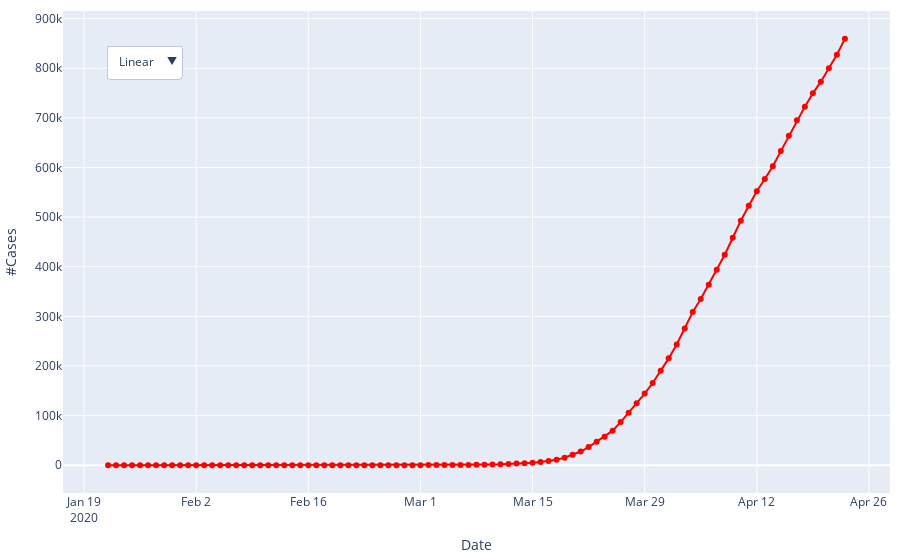

Notebook code cell kept with this figure:
### Markdown cell above
Now we will start using plotly to make interactive plots we can show on a web site. For this first one, we will show the same time-series data, but in one plot with a dropdown menu that lets you select log or linear y axis. Ironically, *these plotly graphs will not show* when you are viewing this notebook in Github you need to run it in interactive mode.

### Code cell
# Plot in plotly with dropdown to select log vs linear
fig_time_dropit = go.Figure()
fig_time_dropit.add_trace(go.Scatter(x = covid_time['date'], y = covid_time['cases'],
                    mode='lines+markers',
                    name='Covid over Time',
                    line_color='red'))

fig_time_dropit.update_layout(
    updatemenus=[
        dict(
            buttons=list([
                dict(label="Linear",
                    method="update",
                    args = [{'title': 'Linear scale'},
                            {'yaxis': {'type': 'linear'}}] ),
                dict(label="Log",
                    method="update",
                    args = [{'title': 'Log scale'},
                            {'yaxis': {'type': 'log'}}] )
            ]),
            direction="down",
            pad={"l": 10, "b": 10, "r": 10, "t": 10},
            showactive=True,
            x=0.04,
            xanchor="left",
            y=0.95,
            yanchor="top"),
    ],
    xaxis_title = "Date",
    yaxis_title = "#Cases",
    margin=dict(
        l=10,
        r=10,
        b=10,
        t=10,
        pad=0
    ),
)
fig_time_dropit.show()

### Figure 1 — Plotly figure (JSON) as saved in the notebook; plotly's stock layout.template omitted (floating-point values rounded to 4 significant figures)
{"data": [{"line": {"color": "red"}, "mode": "lines+markers", "name": "Covid over Time", "type": "scatter", "x": ["2020-01-22T00:00:00", "2020-01-23T00:00:00", "2020-01-24T00:00:00", "2020-01-25T00:00:00", "2020-01-26T00:00:00", "2020-01-27T00:00:00", "2020-01-28T00:00:00", "2020-01-29T00:00:00", "2020-01-30T00:00:00", "2020-01-31T00:00:00", "2020-02-01T00:00:00", "2020-02-02T00:00:00", "2020-02-03T00:00:00", "2020-02-04T00:00:00", "2020-02-05T00:00:00", "2020-02-06T00:00:00", "2020-02-07T00:00:00", "2020-02-08T00:00:00", "2020-02-09T00:00:00", "2020-02-10T00:00:00", "2020-02-11T00:00:00", "2020-02-12T00:00:00", "2020-02-13T00:00:00", "2020-02-14T00:00:00", "2020-02-15T00:00:00", "2020-02-16T00:00:00", "2020-02-17T00:00:00", "2020-02-18T00:00:00", "2020-02-19T00:00:00", "2020-02-20T00:00:00", "2020-02-21T00:00:00", "2020-02-22T00:00:00", "2020-02-23T00:00:00", "2020-02-24T00:00:00", "2020-02-25T00:00:00", "2020-02-26T00:00:00", "2020-02-27T00:00:00", "2020-02-28T00:00:00", "2020-02-29T00:00:00", "2020-03-01T00:00:00", "2020-03-02T00:00:00", "2020-03-03T00:00:00", "2020-03-04T00:00:00", "2020-03-05T00:00:00", "2020-03-06T00:00:00", "2020-03-07T00:00:00", "2020-03-08T00:00:00", "2020-03-09T00:00:00", "2020-03-10T00:00:00", "2020-03-11T00:00:00", "2020-03-12T00:00:00", "2020-03-13T00:00:00", "2020-03-14T00:00:00", "2020-03-15T00:00:00", "2020-03-16T00:00:00", "2020-03-17T00:00:00", "2020-03-18T00:00:00", "2020-03-19T00:00:00", "2020-03-20T00:00:00", "2020-03-21T00:00:00", "2020-03-22T00:00:00", "2020-03-23T00:00:00", "2020-03-24T00:00:00", "2020-03-25T00:00:00", "2020-03-26T00:00:00", "2020-03-27T00:00:00", "2020-03-28T00:00:00", "2020-03-29T00:00:00", "2020-03-30T00:00:00", "2020-03-31T00:00:00", "2020-04-01T00:00:00", "2020-04-02T00:00:00", "2020-04-03T00:00:00", "2020-04-04T00:00:00", "2020-04-05T00:00:00", "2020-04-06T00:00:00", "2020-04-07T00:00:00", "2020-04-08T00:00:00", "2020-04-09T00:00:00", "2020-04-10T00:00:00", "2020-04-11T00:00:00", "2020-04-12T00:00:00", "2020-04-13T00:00:00", "2020-04-14T00:00:00", "2020-04-15T00:00:00", "2020-04-16T00:00:00", "2020-04-17T00:00:00", "2020-04-18T00:00:00", "2020-04-19T00:00:00", "2020-04-20T00:00:00", "2020-04-21T00:00:00", "2020-04-22T00:00:00", "2020-04-23T00:00:00"], "y": [1, 1, 1, 1, 1, 1, 1, 1, 1, 1, 1, 1, 1, 1, 1, 1, 2, 2, 2, 2, 2, 2, 2, 2, 2, 2, 2, 2, 2, 2, 2, 2, 2, 2, 2, 2, 2, 9, 18, 40, 53, 94, 209, 277, 395, 551, 734, 1054, 1372, 1764, 2228, 3103, 3858, 4916, 6196, 8387, 10963, 15160, 20936, 27467, 36427, 47105, 57269, 69558, 86867, 105526, 124889, 144369, 165587, 190061, 215236, 243294, 275288, 308806, 334771, 363519, 393928, 424099, 458315, 492858, 522736, 551953, 576902, 602676, 633010, 663767, 694986, 722566, 749486, 773020, 800126, 827148, 859318]}], "layout": {"margin": {"b": 10, "l": 10, "pad": 0, "r": 10, "t": 10}, "updatemenus": [{"buttons": [{"args": [{"title": "Linear scale"}, {"yaxis": {"type": "linear"}}], "label": "Linear", "method": "update"}, {"args": [{"title": "Log scale"}, {"yaxis": {"type": "log"}}], "label": "Log", "method": "update"}], "direction": "down", "pad": {"b": 10, "l": 10, "r": 10, "t": 10}, "showactive": true, "x": 0.04, "xanchor": "left", "y": 0.95, "yanchor": "top"}], "xaxis": {"title": {"text": "Date"}}, "yaxis": {"title": {"text": "#Cases"}}}}
